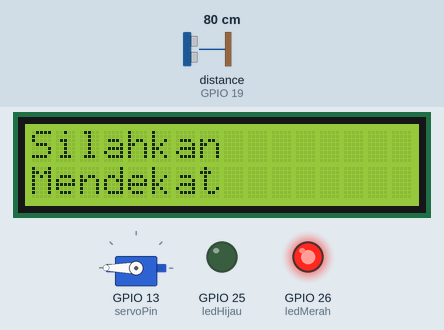
A sketch run on a simulated ESP32. On the bench: 16×2 character LCD, servo, output pins drawn as LEDs (lit = HIGH). Wiring (inferred from the names in the program): ultrasonic range finder: trigger GPIO 18; echo GPIO 19. The inputs (shaded band) are chosen by the test bench; at power-on: distance to the obstacle (sensor on GPIO 19) 80 cm. The echo pulse lasts 58.3 µs per cm; pins used as bus, display or sensor lines are not drawn.

Above: at 1.2 s.
1.3 s: distance to the obstacle (sensor on GPIO 19) set to 12 cm
2.8 s: distance to the obstacle (sensor on GPIO 19) set to 9 cm
At 3.7 s:
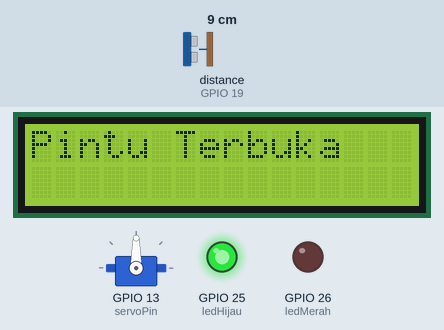
4.4 s: distance to the obstacle (sensor on GPIO 19) set to 18 cm
At 6.0 s:
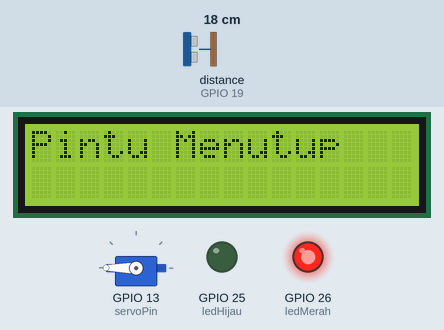
7.4 s: distance to the obstacle (sensor on GPIO 19) set to 2 cm
At 8.6 s:
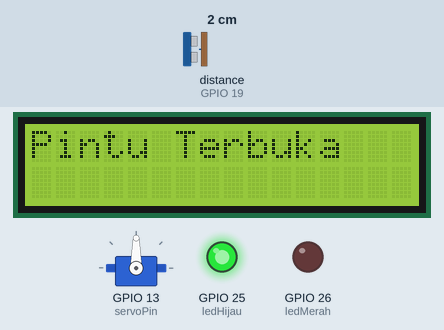
8.9 s: distance to the obstacle (sensor on GPIO 19) set to 35 cm
At 11.1 s:
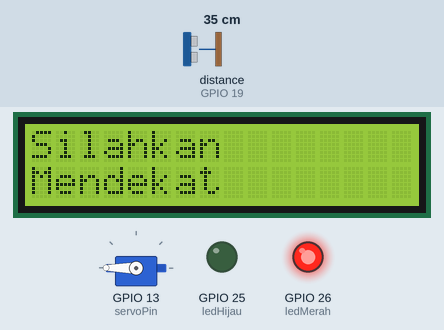
Timing chart, 0 to 12.6 s (numbered marks = the images above; inputs shaded):
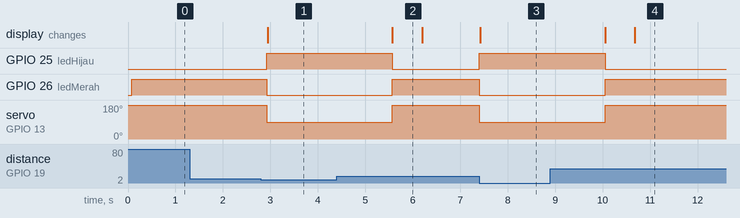

Measured:
- the behaviour switches between 11 and 10 cm on distance to the obstacle (sensor on GPIO 19) (found by bisection; images 0 and 1)
- after the input at 1.3 s, every drawn part: stays the same
- after the input at 2.8 s, GPIO 25 (ledHijau): LOW → HIGH after 0.12 s; GPIO 26 (ledMerah): HIGH → LOW after 0.12 s; servo on GPIO 13 (servoPin): 180° → 90° after 0.12 s; the display: changes after 0.14 s (image 1)
- after the input at 4.4 s, GPIO 25 (ledHijau): HIGH → LOW after 1.2 s; GPIO 26 (ledMerah): LOW → HIGH after 1.2 s; servo on GPIO 13 (servoPin): 90° → 180° after 1.2 s; the display: changes after 1.2 s (image 2)
- after the input at 7.4 s, GPIO 25 (ledHijau): LOW → HIGH at once; GPIO 26 (ledMerah): HIGH → LOW at once; servo on GPIO 13 (servoPin): 180° → 90° at once; the display: changes at once (image 3)
- after the input at 8.9 s, GPIO 25 (ledHijau): HIGH → LOW after 1.2 s; GPIO 26 (ledMerah): LOW → HIGH after 1.2 s; servo on GPIO 13 (servoPin): 90° → 180° after 1.2 s; the display: first changes after 1.2 s (image 4 shows a later state)
- what the display in image 2 shows lasts 0.6 s, from 5.6 s to 6.2 s

The sketch:

Program.ino
```cpp
#include <Wire.h>
#include <LiquidCrystal_I2C.h>
#include <ESP32Servo.h>

Servo palang;
LiquidCrystal_I2C lcd(0x27, 16, 2);

const int trigPin = 18;
const int echoPin = 19;
const int ledMerah = 26;
const int ledHijau = 25;
const int servoPin = 13;
const int sdaPin = 21;
const int sclPin = 22;
const int batasJarakCm = 10;
const int sudutTertutup = 180;
const int sudutTerbuka = 90;
const unsigned long jedaTutupMs = 1000;
const unsigned long durasiAnimasiTutupMs = 500;

enum StatusPintu {
  TERTUTUP,
  MEMBUKA,
  TERBUKA,
  MENUTUP
};

void bukaPalang();
void tutupPalang();
float bacaJarakCm();
void setLed(bool hijauMenyala, bool merahMenyala);
void updateLampu();
void tampilLCD(int mode);

int lcdMode = -1;  // 0=open, 1=closing, 2=closed
unsigned long waktuSensorKosong = 0;
unsigned long waktuMenutup = 0;
StatusPintu statusPintu = TERTUTUP;

void tampilLCD(int mode) {
  if (lcdMode == mode) return;

  lcdMode = mode;
  lcd.clear();

  if (mode == 0) {
    lcd.setCursor(0, 0);
    lcd.print("Pintu Terbuka");
  } else if (mode == 1) {
    lcd.setCursor(0, 0);
    lcd.print("Pintu Menutup");
  } else {
    lcd.setCursor(0, 0);
    lcd.print("Silahkan");
    lcd.setCursor(0, 1);
    lcd.print("Mendekat");
  }
}

void setup() {
  pinMode(trigPin, OUTPUT);
  pinMode(echoPin, INPUT);
  pinMode(ledHijau, OUTPUT);
  pinMode(ledMerah, OUTPUT);

  digitalWrite(trigPin, LOW);

  Wire.begin(sdaPin, sclPin);
  lcd.init();
  lcd.backlight();

  ESP32PWM::allocateTimer(0);
  palang.setPeriodHertz(50);
  palang.attach(servoPin, 500, 2400);

  tutupPalang();
  tampilLCD(2);
  updateLampu();
}

void loop() {
  float jarak = bacaJarakCm();
  bool adaObjek = jarak > 0 && jarak <= batasJarakCm;

  if (adaObjek) {
    if (statusPintu == TERTUTUP || statusPintu == MENUTUP) {
      statusPintu = MEMBUKA;
      updateLampu();
      bukaPalang();
      statusPintu = TERBUKA;
    }

    waktuSensorKosong = 0;
    tampilLCD(0);
  } else {
    if (waktuSensorKosong == 0) {
      waktuSensorKosong = millis();
    }

    if (statusPintu == MENUTUP) {
      if (millis() - waktuMenutup >= durasiAnimasiTutupMs) {
        statusPintu = TERTUTUP;
        tampilLCD(2);
      }
    } else if (statusPintu == TERBUKA) {
      if (millis() - waktuSensorKosong >= jedaTutupMs) {
        statusPintu = MENUTUP;
        tampilLCD(1);
        updateLampu();
        tutupPalang();
        waktuMenutup = millis();
        waktuSensorKosong = 0;
      } else {
        tampilLCD(0);
      }
    } else {
      tampilLCD(2);
    }
  }

  updateLampu();
  delay(200);
}

float bacaJarakCm() {
  digitalWrite(trigPin, LOW);
  delayMicroseconds(2);
  digitalWrite(trigPin, HIGH);
  delayMicroseconds(10);
  digitalWrite(trigPin, LOW);

  unsigned long durasi = pulseIn(echoPin, HIGH, 30000);
  if (durasi == 0) {
    return -1;
  }

  return durasi * 0.0343f / 2.0f;
}

void setLed(bool hijauMenyala, bool merahMenyala) {
  digitalWrite(ledHijau, hijauMenyala ? HIGH : LOW);
  digitalWrite(ledMerah, merahMenyala ? HIGH : LOW);
}

void updateLampu() {
  if (statusPintu == MEMBUKA || statusPintu == TERBUKA) {
    setLed(true, false);
  } else {
    setLed(false, true);
  }
}

void bukaPalang() {
  palang.write(sudutTerbuka);
}

void tutupPalang() {
  palang.write(sudutTertutup);
}
```
